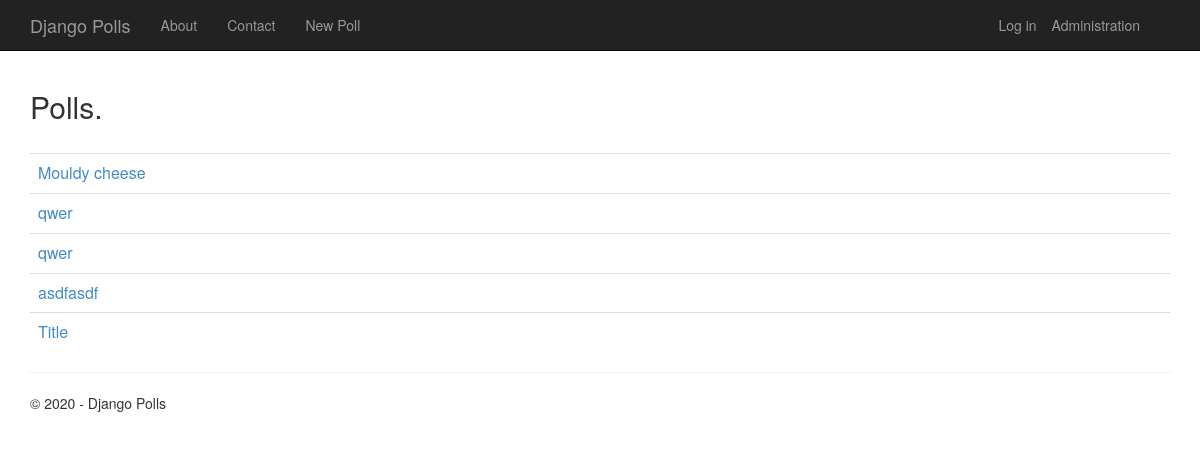
The page / on the database its author committed.
### app/models.py (models this page shows, shortened)
class Poll(models.Model):
    fields = ['case_title','p1_arg','p2_arg']
    text = models.CharField(max_length=200)
    arg1 = models.CharField(max_length=200)
    arg2 = models.CharField(max_length=200)
    pub_date = models.DateTimeField('date published', default=timezone.now)

### app/views.py (the view)
class PollListView(ListView):
    model = Poll
    def get_context_data(self, **kwargs):
        context = super(PollListView, self).get_context_data(**kwargs)
        context['title'] = 'Polls'
        context['year'] = datetime.now().year
        return context

### app/templates/app/index.html (shortened to what this page needs)
{% extends "app/layout.html" %}
{% block content %}
<h2>Polls.</h2>
<br/>
{% if latest_poll_list %}
<table class="table table-hover">
    <tbody>
        {% for poll in latest_poll_list %}
        <tr>
            <td>
                <a href="{% url 'app:detail' poll.id %}">{{poll.text}}</a>
            </td>
        </tr>
        {% endfor %}
    </tbody>
</table>
{% endif %}
{% endblock %}

### app/static/app/content/site.css (style rules this page uses)
body { padding-top: 50px; padding-bottom: 20px; }

### rows shown on the page
Poll: text "Mouldy cheese"
Poll: text "qwer"
Poll: text "qwer"
Poll: text "asdfasdf"
Poll: text "Title"

### other values the page prints
{{ year }} "2020"
